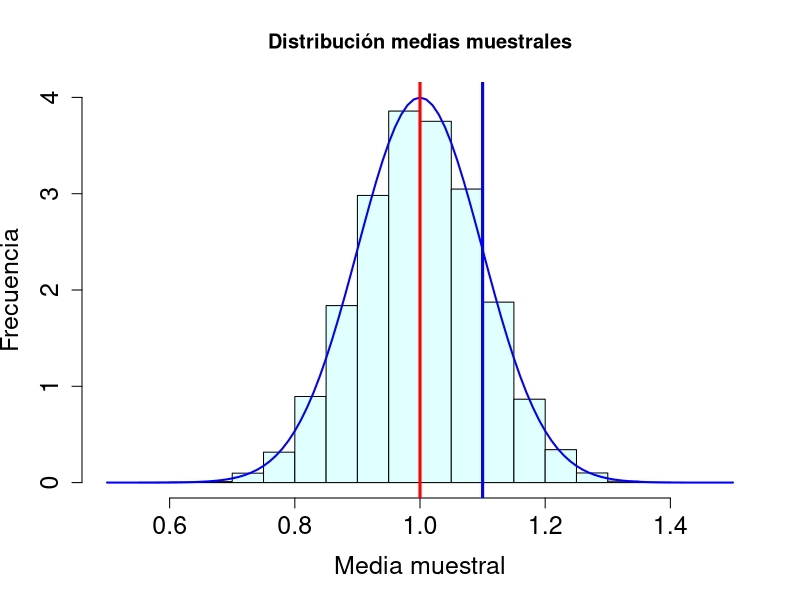
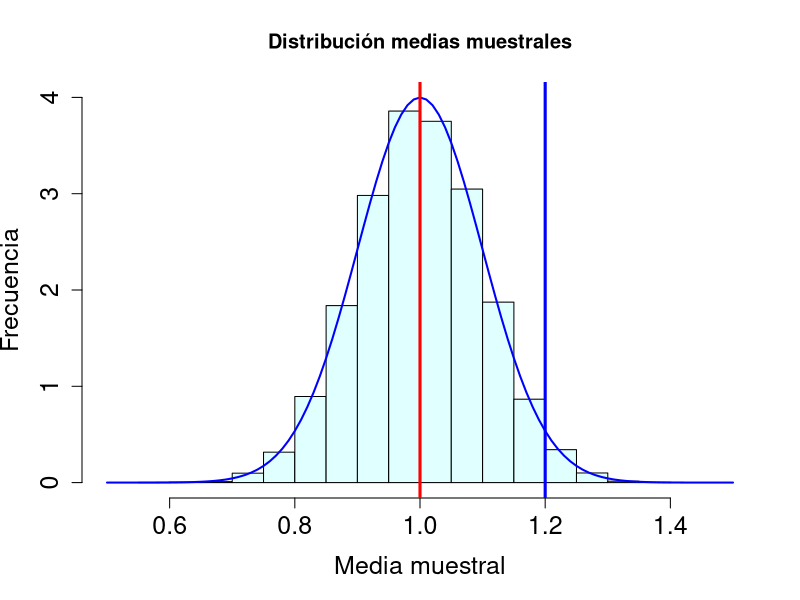
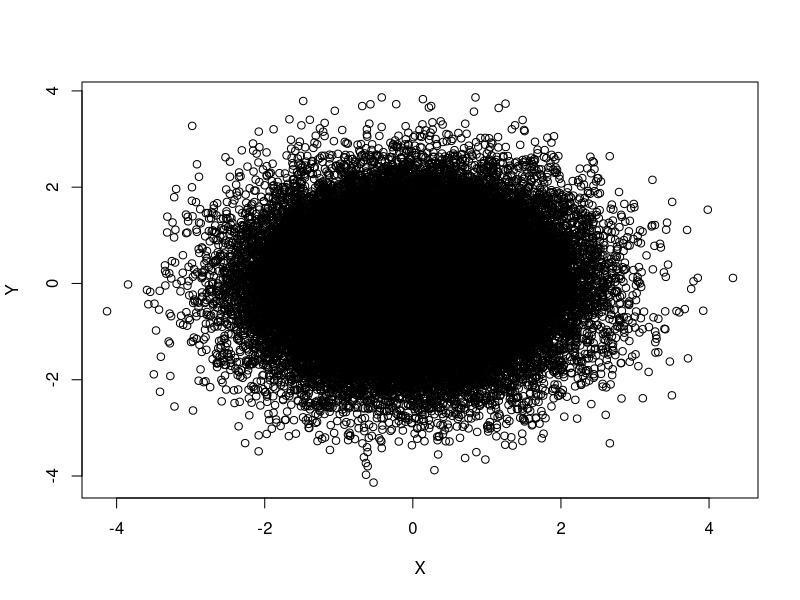

Write R code to recreate these figures, in order. (Note: this script raises an error after producing the figures.)
## ---- chunk 1
knitr::opts_chunk$set(echo = TRUE)
## ---- chunk 2
mediaMuestral=function(n){
  muestra=rnorm(n,1,1)
  media=mean(muestra)
  return(media)
}
m=10000
muchasMedias100=replicate(m,mediaMuestral(100))

hist(muchasMedias100,xlab="Media muestral", ylab="Frecuencia", col="lightcyan",
     xlim=c(0.5,1.5),freq=FALSE,ylim=c(0,4),
     main="Distribución medias muestrales", cex.lab = 1.5,
     cex.axis = 1.5)
curve(dnorm(x,1,sd(muchasMedias100)),xlim=c(0.5,1.5),col="blue",lwd=2,add=TRUE)
abline(v=1 , col="red", lwd=3)
abline(v=1.1, col="blue", lwd=3)
## ---- chunk 3

hist(muchasMedias100,xlab="Media muestral", ylab="Frecuencia", col="lightcyan",
     xlim=c(0.5,1.5),freq=FALSE,ylim=c(0,4),
     main="Distribución medias muestrales", cex.lab = 1.5,
     cex.axis = 1.5)
curve(dnorm(x,1,sd(muchasMedias100)),xlim=c(0.5,1.5),col="blue",lwd=2,add=TRUE)
abline(v=1 , col="red", lwd=3)
abline(v=1.2, col="blue", lwd=3)
## ---- chunk 4
gen.corr.data<- function(rho,n){
# first step: generate two normal random variables from normal distrbution
set.seed(123) 
X <- rnorm(n)
X2 <- rnorm(n)
 
# second step generate the correlated variable
 
Y<- rho*X + sqrt(1-rho^2)*X2
result <-cbind(X,Y)
return(result)
}

muestra<-gen.corr.data(0.01,50000)
plot(muestra)
dat<- as.data.frame(muestra)
# cor.test(dat$x1, dat$x3)

## ---- chunk 5
tilapia_cepas <- PlantGrowth
names(tilapia_cepas) <- c("Peso", "Cepa")
tilapia_cepas$Cepa <- factor(my_data$Cepa, 
                             labels = c("Cepa 1", "Cepa2", "Cepa 3"))
write.csv(tilapia_cepas, file = "tilapia_cepas.csv")
## ---- chunk 6

library(MASS)
args(mvrnorm)
# Simulated Correlation between Body Weight, Color phenotypes in Atlantic salmon
# Generate a set of means and a symmetric covariance matrix
means   <- c(5500, 25)
cov.mat <- matrix(c(800000, -300, -300, 4), nrow = 2, ncol = 2)
WFE.COLOR <- data.frame(mvrnorm(949, means, cov.mat))
# Give the data fram column headings
names(WFE.COLOR) <- c("Weight", 'Color')
WFE.COLOR[1:10, ]
# Look at the mean and covariance to check the function
colMeans(WFE.COLOR)
cov(WFE.COLOR)
cov(WFE.COLOR$Weight, WFE.COLOR$Color)
cor(WFE.COLOR$Weight, WFE.COLOR$Color)
# Plot and export the joint distribution of the variables
p <- ggplot(WFE.COLOR, aes(x = Weight, y = Color))
p + geom_point() + geom_smooth(method = "lm") +
  xlab("Body Weight (g)") + ylab("Color")
# Export Simulate Data
write.table(WFE.COLOR, file = "CORR_WFE_COLOR_SALMON.csv", sep = ",", dec = ",")
## ---- chunk 7
library(readxl)
library(survival)
library(survminer)
larv <- read_excel("surv_dat.xlsx", sheet = 1)
summary(larv)
larv$antibiotico <- as.factor(larv$antibiotico)
str(larv)

larv_fit <- survfit(Surv(stime,status)~strata(antibiotico),
             data = larv, na.action=na.exclude, type="kaplan-meier")

summary(larv_fit)

surv_diff <- survdiff(Surv(stime,status)~antibiotico, data = larv)
surv_diff

ggsurvplot(survfit(Surv(stime,status) ~ antibiotico, data = larv, na.action = na.exclude, type="kaplan-meier"),
pval = TRUE, conf.int = FALSE)

## ---- chunk 8

# We can use rnorm to simulate a phenotype and QTL data
w.means <- c(4000, 5000, 6000) # Complete dominance
w.sd    <- 800
# Generate a SNP. AF 0.4
help(rbinom)
snp     <- rbinom(1000, 2, 0.4) # n (POPULATION), size (2 ALELLES) and prob (FREQUENCY LOWER ALLELE)
# Generate PHENO given the GENO and bind to data frame
w        <- rnorm(1000, w.means[factor(snp)], w.sd)
snp.data <- data.frame(cbind(w, snp))

# Export Simulate Data
write.table(snp.data, file = "snp.data.csv", sep = ";", dec = ",")

# Plot the phenotype as a funtion of genotupe
library(ggplot2)
p <- ggplot(snp.data, aes(x = factor(snp), y = w))
p + geom_point() + xlab("Reference allele count")

# Lineal model
par(mfrow=c(1,1)) 
lm.qtl <- lm(w ~ -1 + factor(snp))
plot(snp,w,main="")#inspeccion visual
abline(lm(w~snp), cex=0.9, col="red")
anova(lm.qtl)
summary(lm.qtl)

## ---- chunk 9
library(psych)
library(MASS)
library(car)

set.seed(123)
# Simulated Correlation between two QT
n <- 100 # number of individuals
means   <- c(50, 10) # salmon weight and fillet color
cov.mat <- matrix(c(4, 3.35, 3.5, 3), nrow = 2, ncol = 2) # variance-covariance matrix
pred_1.predic_2 <- data.frame(mvrnorm(n, means, cov.mat))
names(pred_1.predic_2) <- c("pred_1", 'pred_2')
pred_1.predic_2[1:10, ]
# Look at the mean and covariance to check the function
colMeans(pred_1.predic_2)
cov(pred_1.predic_2)
cor(pred_1.predic_2$pred_1, pred_1.predic_2$pred_2)


x =data.frame(matrix(rnorm(2*100),ncol=2))
x <- cbind(x,pred_1.predic_2$pred_1,pred_1.predic_2$pred_2)
names(x)<-c('Pred_X1','Pred_X2','Pred_X3',"Pred_X4")

beta<-c(-4,4,0.2,4) # these are the regression coefficients

trait_y <- as.matrix(x)%*%beta + rnorm(nrow(x),0,1)

aqua_dat <- as.data.frame(trait_y,x)

l<-lm(trait_y~Pred_X1+Pred_X2+Pred_X3+Pred_X4,data=x)

summary(l)

pairs.panels(x[1:4])

# fish yield = Dias alimentación, densidad de siembra, peso de siembra, enfermedades.

vif(l)

## ---- chunk 10
set.seed(50)
X2=rnorm(100,0,1)
X3=rnorm(100,0,1)+(3.1*X2)
Y= 2 + 0.5 * X2 + 0.1 * X3 + rnorm(100,0,0.4)
lm1<- lm(Y~X2+X3)
summary(lm1)
sim_dat<-cbind(X2,X3)
pairs.panels(sim_dat)
vif(lm1)
